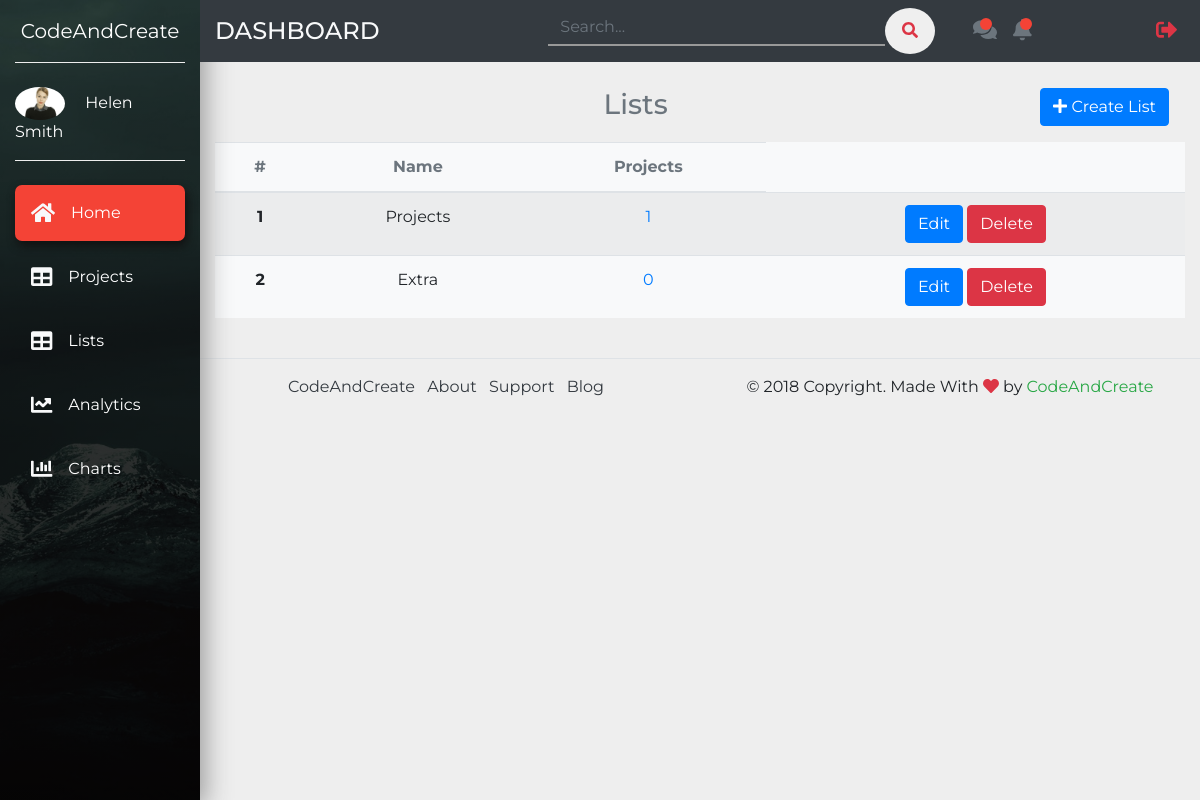
Page /lists (signed in) on the earlier database version.
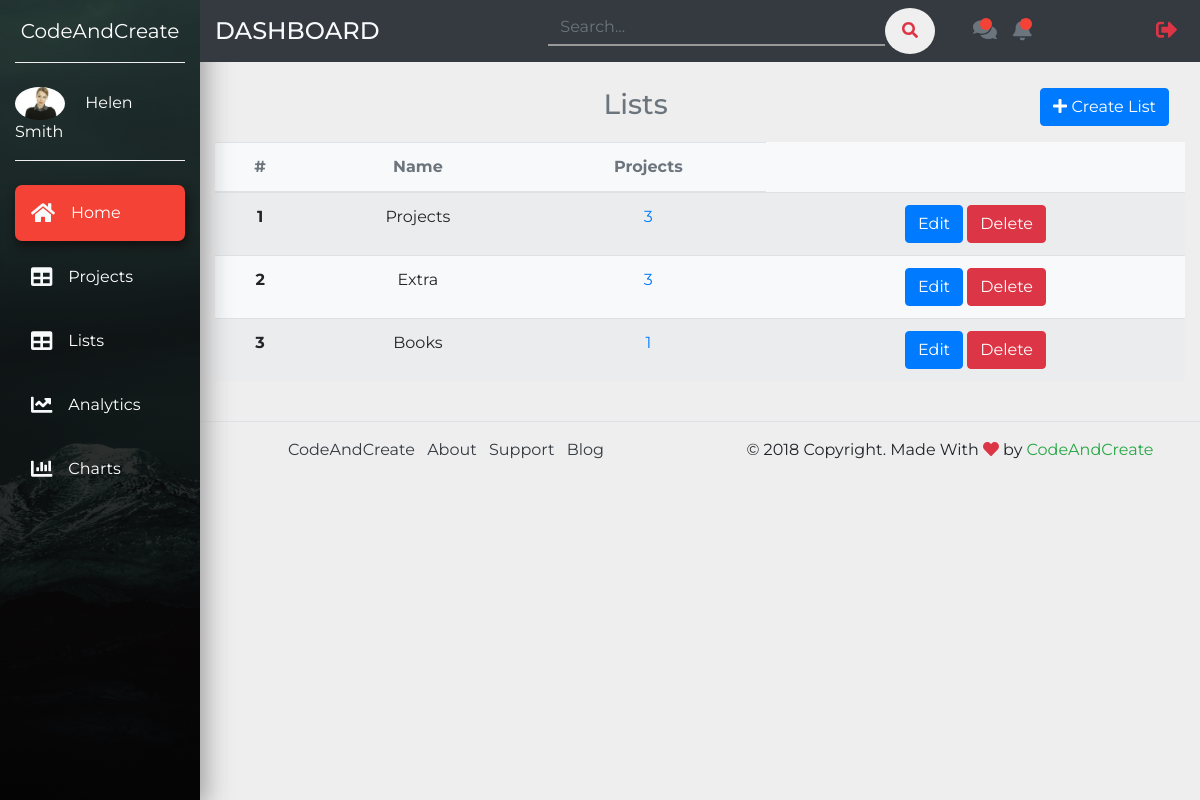
Same page on the later database version.
### todo/models.py (models this page shows, shortened)
class Folder(models.Model):
    name = models.CharField(max_length=100)
    user = models.ForeignKey(User,on_delete=models.CASCADE)

### todo/views.py (the view)
# urls.py: path("lists",ViewLists,name='all_lists'),
def ViewLists(request):
    lists = Folder.objects.filter(user=request.user)
    context={"lists":lists}
    return render(request,"todo/all_lists.html",context)

### templates/todo/all_lists.html
{% extends "base.html"  %}
{% block content %}
  <h3 class="text-muted text-center m-3">
    Lists
    <a class="mb-3 btn btn-primary float-right" href="{% url 'todo:create_list' %}"><li class="fas fa-plus"></li> Create List</a>
  </h3>
<table class="table table-striped bg-light text-center">
  <thead>
    <tr class="text-muted">
      <th>#</th>
      <th>Name</th>
      <th>Projects</th>
    </tr>
  </thead>
  <tbody>
    {% for list in lists %}
    <tr>
      <th>{{forloop.counter}}</th>
      <td>{{list.name}}</td>
      <td><a href="{% url 'todo:view_list' list.pk %}">{{list.project_set.count}}</a></td>
      <td>
        <a class="btn btn-primary" href="{% url 'todo:edit_list' list.pk %}">Edit</a>
        <a class="btn btn-danger delete" href="{% url 'todo:delete_list' list.pk %}">Delete</a>
      </td>
    </tr>
    {% endfor %}
  </tbody>
</table>
{% endblock %}

Differences in the rows shown:
computed for Folder "Projects": project_set.count "1" → "3"
computed for Folder "Extra": project_set.count "0" → "3"
added Folder: name "Books", project_set.count "1"
